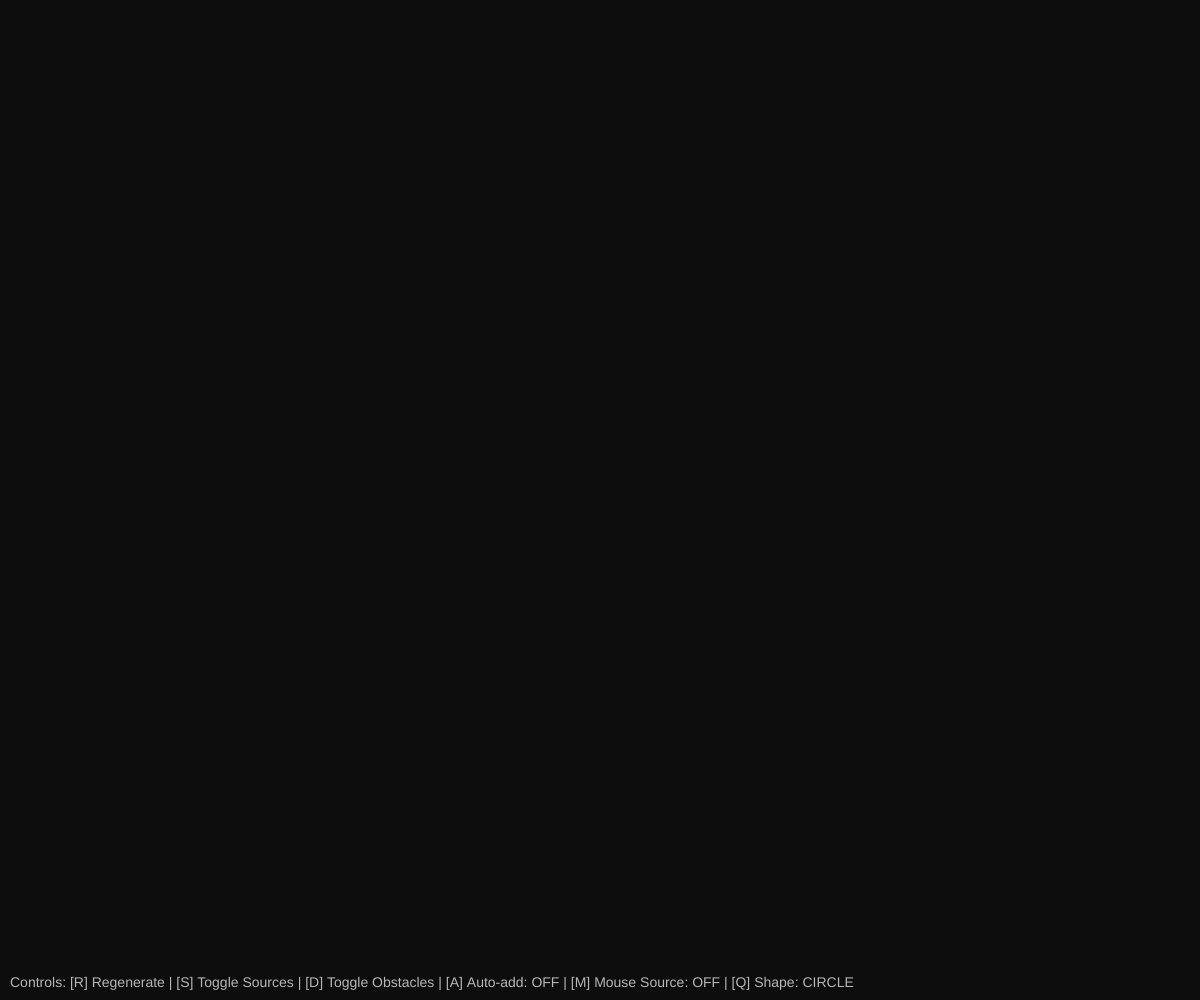
Frame 1 (no input)
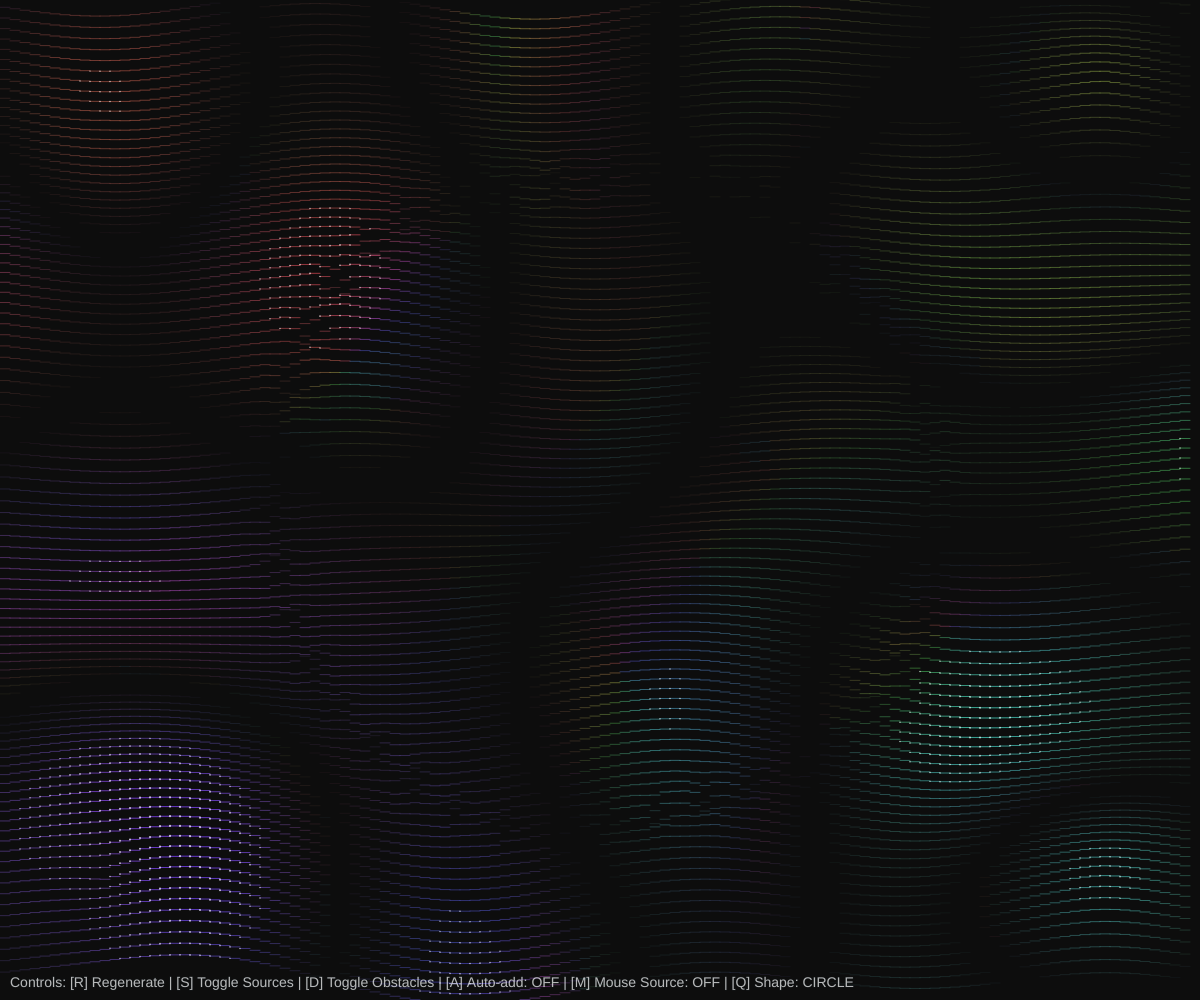
Frame 60 (no input)
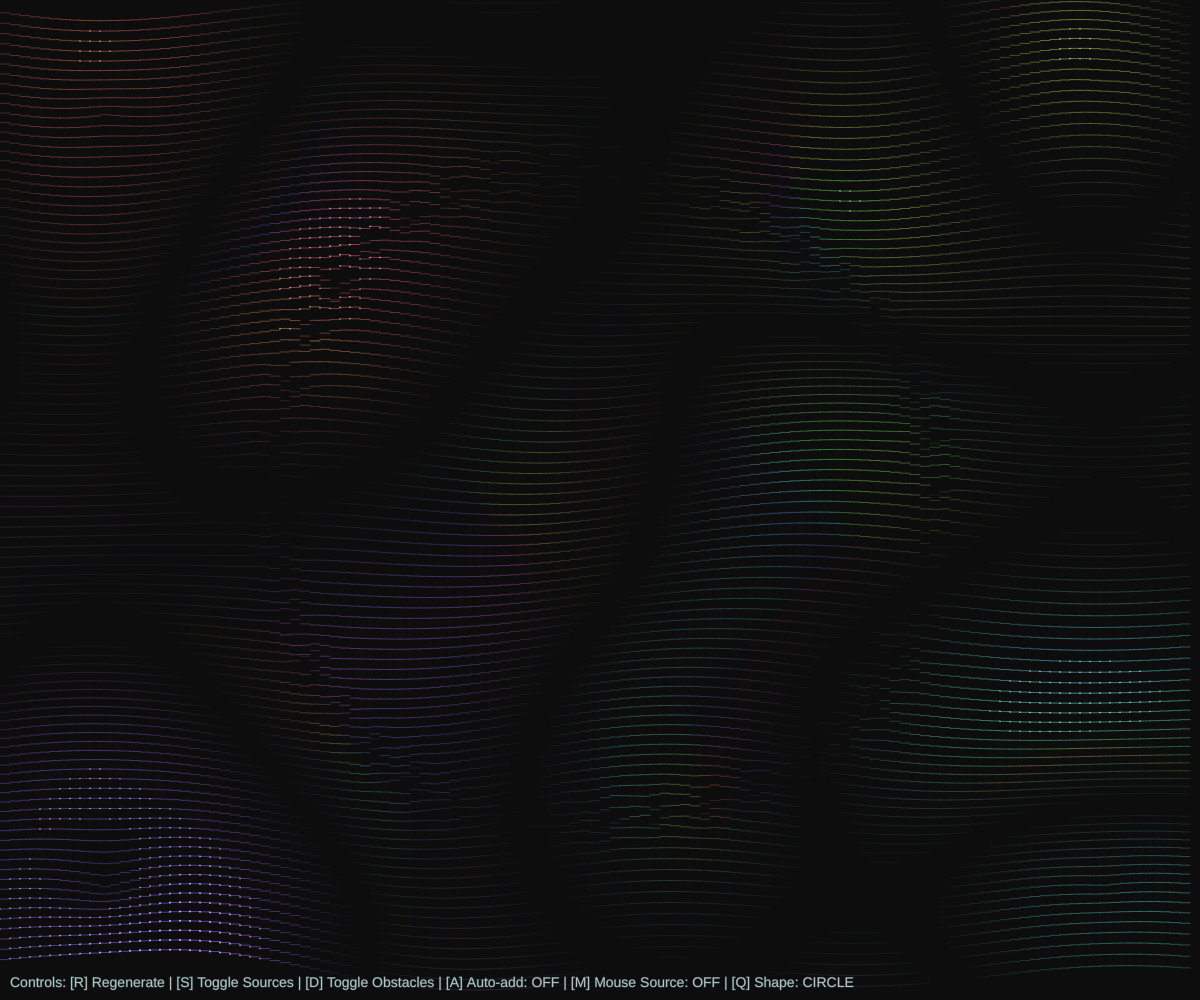
Frame 120 (the mouse pressed at the canvas centre since frame 60)

The p5.js sketch that drew these frames (run headless with seeded random() and noise() and a simulated clock; from frame 60 on, the mouse is pressed at the canvas centre):

// p5.js sketch
// ── sketch.js
let obstacles = [];
let waveSpeed = 0.008;
let waveAmplitude = 30;
let gridSize = 10;
let cols, rows;
let waveField = [];
let waveSources = [];
let allWaveSources = []; // Store all potential wave sources
let showSources = false;
let showObstacleOutlines = false;
let autoAddSources = false;
let lastSourceAddTime = 0;
let sourceAddInterval = 3000; // 3 seconds in milliseconds
let maxSources = 4;
let enableMouseSource = false;
let obstacleShape = "circle"; // 'circle' or 'square'

// Harmony and discord system
let harmonyState = 0; // -1 to 1, where 1 is perfect harmony, -1 is maximum discord
let lastHarmonyCheck = 0;
let harmonyCheckInterval = 100; // Check every 100ms
let frequencyDriftRate = 0.001; // How fast frequencies drift
let harmonyThreshold = 0.7; // Threshold for considering sources "in harmony"
let discordEvents = []; // Track discord events for dynamic source changes

function setup() {
  createCanvas(windowWidth, windowHeight);
  colorMode(HSB, 360, 100, 100);

  cols = Math.floor(width / gridSize);
  rows = Math.floor(height / gridSize);

  // Initialize wave field - now stores both amplitude and dominant color
  waveField = Array(cols)
    .fill()
    .map(() =>
      Array(rows)
        .fill()
        .map(() => ({
          amplitude: 0,
          hue: 200,
          sourceInfluence: [],
        }))
    );

  // Create wave sources (representing different speakers)
  createWaveSources();

  // Create invisible obstacles
  createObstacles();
}

function createWaveSources() {
  allWaveSources = [];
  let numSources = 4; // Fixed 4 speakers

  // Position sources near screen corners with slight offset
  let margin = min(width, height) * 0.1; // Distance from exact corner
  let positions = [
    { x: margin, y: margin }, // Top-left
    { x: width - margin, y: margin }, // Top-right
    { x: width - margin, y: height - margin }, // Bottom-right
    { x: margin, y: height - margin }, // Bottom-left
  ];

  for (let i = 0; i < numSources; i++) {
    allWaveSources.push({
      baseX: positions[i].x,
      baseY: positions[i].y,
      x: positions[i].x,
      y: positions[i].y,
      noiseOffsetX: random(1000),
      noiseOffsetY: random(2000),
      hue: (i * 90 + random(-15, 15)) % 360, // Different colors for each corner
      baseFrequency: random(0.008, 0.018), // Base frequency
      frequency: random(0.008, 0.018), // Current frequency (will drift)
      targetFrequency: random(0.008, 0.018), // Target frequency for smooth transitions
      phase: random(TWO_PI),
      intensity: random(0.6, 1.0),
      timeOffset: random(TWO_PI),
      id: i,
      harmonicTendency: random(-1, 1), // Tendency towards harmony or discord
      lastFrequencyChange: 0,
    });
  }

  // Start with first source if auto-add is enabled, otherwise start with all
  if (autoAddSources) {
    waveSources = allWaveSources.length > 0 ? [allWaveSources[0]] : [];
    lastSourceAddTime = millis();
  } else {
    waveSources = [...allWaveSources];
  }
}

function createObstacles() {
  obstacles = [];

  let centerX = width / 2;
  let centerY = height / 2;
  let baseSize = min(width, height) * 0.35; // Base size for both shapes

  if (obstacleShape === "circle") {
    // Create single deformed circle at center
    let pointsInCircle = 40; // More points for smoother circle

    for (let i = 0; i < pointsInCircle; i++) {
      let angle = (i / pointsInCircle) * TWO_PI;

      // Add smooth noise-based distortion
      let noiseScale = 0.01;
      let noiseOffset = 1000;
      let radiusNoise = noise(
        cos(angle) * noiseScale + noiseOffset,
        sin(angle) * noiseScale + noiseOffset,
        frameCount * 0.005
      );

      // Smooth radius variation using noise (less distortion for clearer shape)
      let radiusVariation = 0.85 + radiusNoise * 0.3;
      let finalRadius = baseSize * radiusVariation;

      // Calculate position
      let x = centerX + cos(angle) * finalRadius;
      let y = centerY + sin(angle) * finalRadius;

      obstacles.push({
        x: x,
        y: y,
        radius: random(20, 35),
        strength: random(0.8, 0.95),
        clusterId: 0,
        angle: angle,
        shapeType: "circle",
      });
    }
  } else if (obstacleShape === "square") {
    // Create deformed square
    let halfSize = baseSize;
    let pointsPerSide = 12; // More points per side for clearer shape

    // Create points along each side of the square
    for (let side = 0; side < 4; side++) {
      for (let i = 0; i < pointsPerSide; i++) {
        let t = i / (pointsPerSide - 1); // 0 to 1 along each side
        let x, y, angle;

        // Calculate base position on square perimeter
        switch (side) {
          case 0: // Top side
            x = centerX + (t - 0.5) * 2 * halfSize;
            y = centerY - halfSize;
            angle = atan2(y - centerY, x - centerX);
            break;
          case 1: // Right side
            x = centerX + halfSize;
            y = centerY + (t - 0.5) * 2 * halfSize;
            angle = atan2(y - centerY, x - centerX);
            break;
          case 2: // Bottom side
            x = centerX + (0.5 - t) * 2 * halfSize;
            y = centerY + halfSize;
            angle = atan2(y - centerY, x - centerX);
            break;
          case 3: // Left side
            x = centerX - halfSize;
            y = centerY + (0.5 - t) * 2 * halfSize;
            angle = atan2(y - centerY, x - centerX);
            break;
        }

        // Add noise-based distortion
        let noiseScale = 0.02;
        let noiseOffset = 2000;
        let distortionNoise = noise(
          x * noiseScale + noiseOffset,
          y * noiseScale + noiseOffset,
          frameCount * 0.005
        );

        // Apply distortion (reduced for clearer square shape)
        let distortion = (distortionNoise - 0.5) * 20;
        let distance = sqrt(
          (x - centerX) * (x - centerX) + (y - centerY) * (y - centerY)
        );
        let normalizedX = (x - centerX) / distance;
        let normalizedY = (y - centerY) / distance;

        x += normalizedX * distortion;
        y += normalizedY * distortion;

        obstacles.push({
          x: x,
          y: y,
          radius: random(20, 35),
          strength: random(0.8, 0.95),
          clusterId: 0,
          angle: angle,
          side: side,
          sidePosition: t,
          shapeType: "square",
        });
      }
    }
  }
}

function draw() {
  background(0, 0, 5);

  let time = frameCount * waveSpeed;

  // Update obstacle positions with smooth noise-based animation
  updateObstacles();

  // Update wave source positions with smooth noise
  updateWaveSourcePositions();

  // Update harmony/discord system
  updateHarmonySystem();

  // Auto-add wave sources over time
  if (autoAddSources && waveSources.length < allWaveSources.length) {
    if (millis() - lastSourceAddTime > sourceAddInterval) {
      waveSources.push(allWaveSources[waveSources.length]);
      lastSourceAddTime = millis();
    }
  }

  // Calculate wave field (skip every other frame for performance)
  if (frameCount % 2 === 0) {
    for (let x = 0; x < cols; x++) {
      for (let y = 0; y < rows; y++) {
        let worldX = x * gridSize;
        let worldY = y * gridSize;

        let totalAmplitude = 0;
        let colorWeights = [];
        let totalWeight = 0;

        // Calculate contribution from each wave source
        for (let source of waveSources) {
          let dx = worldX - source.x;
          let dy = worldY - source.y;
          let distance = sqrt(dx * dx + dy * dy);

          // Distance-based amplitude falloff
          let distanceInfluence = 1 / (1 + distance * 0.003);

          // Calculate wave from this source (outward propagation)
          let waveContribution =
            sin(distance * source.frequency - time + source.timeOffset) *
            source.intensity *
            distanceInfluence;

          totalAmplitude += waveContribution;

          // Weight for color mixing based on contribution strength
          let weight = abs(waveContribution) * distanceInfluence;
          colorWeights.push({ hue: source.hue, weight: weight });
          totalWeight += weight;
        }

        // Add mouse cursor as wave source (if enabled)
        if (
          enableMouseSource &&
          mouseX > 0 &&
          mouseY > 0 &&
          mouseX < width &&
          mouseY < height
        ) {
          let dx = worldX - mouseX;
          let dy = worldY - mouseY;
          let distance = sqrt(dx * dx + dy * dy);

          // Distance-based amplitude falloff
          let distanceInfluence = 1 / (1 + distance * 0.003);

          // Mouse wave with distinct properties
          let mouseWaveContribution =
            sin(distance * 0.012 - time) * 0.8 * distanceInfluence;

          totalAmplitude += mouseWaveContribution;

          // Mouse has a distinct color (white/cyan)
          let mouseWeight = abs(mouseWaveContribution) * distanceInfluence;
          colorWeights.push({ hue: 180, weight: mouseWeight });
          totalWeight += mouseWeight;
        }

        // Apply obstacle influence
        let obstacleInfluence = 1.0;

        for (let obstacle of obstacles) {
          let dx = worldX - obstacle.x;
          let dy = worldY - obstacle.y;
          let distSq = dx * dx + dy * dy;
          let radiusSq = obstacle.radius * obstacle.radius;

          if (distSq < radiusSq * 4) {
            // Increased influence radius
            let distance = sqrt(distSq);

            if (distance < obstacle.radius) {
              let influence = 1 - distance / obstacle.radius;
              influence = influence * influence * influence; // Stronger falloff curve
              obstacleInfluence *= 1 - influence * obstacle.strength;
            }

            // Extended diffraction effect
            if (distance < obstacle.radius * 2) {
              let angle = atan2(dy, dx);
              let diffraction = sin(angle * 3 + time * 2) * 0.15;
              let diffractionStrength = 1 - distance / (obstacle.radius * 2);
              totalAmplitude +=
                diffraction * diffractionStrength * diffractionStrength;
            }
          }
        }

        // Calculate mixed color based on wave source contributions
        let mixedHue = 200; // default
        if (totalWeight > 0.1) {
          let hueX = 0,
            hueY = 0;
          for (let cw of colorWeights) {
            let normalizedWeight = cw.weight / totalWeight;
            hueX += cos(radians(cw.hue)) * normalizedWeight;
            hueY += sin(radians(cw.hue)) * normalizedWeight;
          }
          mixedHue = (degrees(atan2(hueY, hueX)) + 360) % 360;
        }

        waveField[x][y] = {
          amplitude: totalAmplitude * obstacleInfluence,
          hue: mixedHue,
          sourceInfluence: colorWeights,
        };
      }
    }
  }

  // Render waves
  renderWaves();

  // Show wave sources if enabled
  if (showSources) {
    drawWaveSources();
    if (enableMouseSource) {
      drawMouseSource();
    }
  }

  // Show obstacle boundaries if enabled
  if (showObstacleOutlines) {
    showObstacles();
  }

  // Draw harmony meter
  // drawHarmonyMeter();

  // Show controls and status at bottom of screen
  fill(0, 0, 100, 0.7);
  textAlign(LEFT, BOTTOM);
  textSize(14);
  let controlText =
    "Controls: [R] Regenerate | [S] Toggle Sources | [D] Toggle Obstacles | [A] Auto-add: " +
    (autoAddSources ? "ON" : "OFF") +
    " | [M] Mouse Source: " +
    (enableMouseSource ? "ON" : "OFF") +
    " | [Q] Shape: " +
    obstacleShape.toUpperCase();

  if (autoAddSources) {
    controlText +=
      " | Active Sources: " + waveSources.length + "/" + allWaveSources.length;
    if (waveSources.length < allWaveSources.length) {
      let timeLeft = sourceAddInterval - (millis() - lastSourceAddTime);
      controlText += " | Next in: " + ceil(timeLeft / 1000) + "s";
    }
  }

  text(controlText, 10, height - 10);
}

function updateWaveSourcePositions() {
  for (let source of allWaveSources) {
    // Smooth noise-based position variation
    let noiseScale = 0.002;
    let noiseX = noise(source.noiseOffsetX + frameCount * noiseScale);
    let noiseY = noise(source.noiseOffsetY + frameCount * noiseScale);

    // Small smooth variations around base position
    let variationAmount = 15;
    source.x = source.baseX + (noiseX - 0.5) * variationAmount;
    source.y = source.baseY + (noiseY - 0.5) * variationAmount;
  }
}

function updateHarmonySystem() {
  if (millis() - lastHarmonyCheck > harmonyCheckInterval) {
    // Calculate current harmony state
    harmonyState = calculateHarmony();

    // Update frequency drifts based on harmony tendency
    for (let source of allWaveSources) {
      updateSourceFrequency(source);
    }

    // Check for discord events that might trigger source changes
    checkDiscordEvents();

    lastHarmonyCheck = millis();
  }
}

function calculateHarmony() {
  if (waveSources.length < 2) return 0;

  let harmonyScore = 0;
  let comparisons = 0;

  // Compare all pairs of active wave sources
  for (let i = 0; i < waveSources.length; i++) {
    for (let j = i + 1; j < waveSources.length; j++) {
      let source1 = waveSources[i];
      let source2 = waveSources[j];

      // Calculate frequency ratio
      let ratio = source1.frequency / source2.frequency;

      // Check for harmonic relationships (octaves, fifths, etc.)
      let harmonicScore = calculateHarmonicScore(ratio);
      harmonyScore += harmonicScore;
      comparisons++;
    }
  }

  return comparisons > 0 ? harmonyScore / comparisons : 0;
}

function calculateHarmonicScore(ratio) {
  // Common harmonic ratios and their scores
  let harmonicRatios = [
    { ratio: 1.0, score: 1.0 }, // Unison
    { ratio: 2.0, score: 0.9 }, // Octave
    { ratio: 1.5, score: 0.8 }, // Perfect fifth
    { ratio: 1.33, score: 0.7 }, // Perfect fourth
    { ratio: 1.25, score: 0.6 }, // Major third
    { ratio: 1.2, score: 0.5 }, // Minor third
  ];

  let bestScore = -1; // Start with maximum discord

  for (let harmonic of harmonicRatios) {
    // Check both the ratio and its inverse
    let distance1 = abs(ratio - harmonic.ratio);
    let distance2 = abs(ratio - 1 / harmonic.ratio);
    let minDistance = min(distance1, distance2);

    // Tolerance for harmonic detection
    if (minDistance < 0.1) {
      let score = harmonic.score * (1 - minDistance / 0.1);
      bestScore = max(bestScore, score);
    }
  }

  return bestScore;
}

function updateSourceFrequency(source) {
  // Gradual frequency drift based on harmonic tendency
  let driftAmount = source.harmonicTendency * frequencyDriftRate;

  // Influence from current harmony state
  if (harmonyState > harmonyThreshold) {
    // In harmony - sources tend to align frequencies
    let avgFrequency = getAverageFrequency();
    source.targetFrequency = lerp(source.targetFrequency, avgFrequency, 0.02);
  } else if (harmonyState < -harmonyThreshold) {
    // In discord - sources drift apart
    driftAmount *= 3; // Accelerate drift during discord
    source.targetFrequency += driftAmount * (random() - 0.5);
  } else {
    // Neutral state - natural drift
    source.targetFrequency += driftAmount * (random() - 0.5);
  }

  // Constrain frequency to reasonable bounds
  source.targetFrequency = constrain(source.targetFrequency, 0.005, 0.025);

  // Smooth transition to target frequency
  source.frequency = lerp(source.frequency, source.targetFrequency, 0.1);
}

function getAverageFrequency() {
  if (waveSources.length === 0) return 0.012;

  let sum = 0;
  for (let source of waveSources) {
    sum += source.frequency;
  }
  return sum / waveSources.length;
}

function checkDiscordEvents() {
  // Detect significant discord events
  if (harmonyState < -0.8 && random() < 0.02) {
    // Record discord event
    discordEvents.push({
      time: millis(),
      severity: abs(harmonyState),
    });

    // Trigger potential source changes
    triggerDiscordResponse();
  }

  // Clean up old events
  discordEvents = discordEvents.filter(
    (event) => millis() - event.time < 10000
  );
}

function triggerDiscordResponse() {
  // Randomly choose a response to discord
  let responseType = random();

  if (responseType < 0.3 && waveSources.length < allWaveSources.length) {
    // Add a new disruptive source
    addDisruptiveSource();
  } else if (responseType < 0.6 && waveSources.length > 1) {
    // Remove a conflicting source
    removeConflictingSource();
  } else {
    // Dramatically shift all frequencies
    for (let source of waveSources) {
      source.targetFrequency = random(0.005, 0.025);
      source.harmonicTendency = random(-1, 1);
    }
  }
}

function addDisruptiveSource() {
  // Find an inactive source to add
  for (let source of allWaveSources) {
    if (!waveSources.includes(source)) {
      // Make it disruptive
      source.frequency = random(0.005, 0.025);
      source.targetFrequency = source.frequency;
      source.harmonicTendency = random(-1, -0.5); // Tend towards discord

      waveSources.push(source);
      break;
    }
  }
}

function removeConflictingSource() {
  // Remove the source with the highest discord tendency
  let mostDiscordant = null;
  let maxDiscord = 0;

  for (let source of waveSources) {
    if (source.harmonicTendency < maxDiscord) {
      maxDiscord = source.harmonicTendency;
      mostDiscordant = source;
    }
  }

  if (mostDiscordant) {
    let index = waveSources.indexOf(mostDiscordant);
    if (index > -1) {
      waveSources.splice(index, 1);
    }
  }
}

function updateObstacles() {
  let centerX = width / 2;
  let centerY = height / 2;
  let baseSize = min(width, height) * 0.35;

  // Modify base size and strength based on harmony state
  let harmonySizeMultiplier = 1.0;
  let harmonyStrengthMultiplier = 1.0;

  if (harmonyState > harmonyThreshold) {
    // In harmony - obstacle becomes more defined and stable
    harmonySizeMultiplier = 1.2;
    harmonyStrengthMultiplier = 1.5;
  } else if (harmonyState < -harmonyThreshold) {
    // In discord - obstacle becomes fragmented and weaker
    harmonySizeMultiplier = 0.7;
    harmonyStrengthMultiplier = 0.5;
  }

  baseSize *= harmonySizeMultiplier;

  for (let i = 0; i < obstacles.length; i++) {
    let obstacle = obstacles[i];

    // Update strength based on harmony
    obstacle.strength =
      obstacle.strength * 0.9 + 0.8 * harmonyStrengthMultiplier * 0.1;
    obstacle.strength = constrain(obstacle.strength, 0.1, 1.0);

    if (obstacle.shapeType === "circle") {
      // Update circle obstacles
      let noiseScale = 0.01;
      let noiseOffset = 1000;

      // Modify noise intensity based on harmony state
      let noiseIntensity = harmonyState > 0 ? 0.15 : 0.5; // More chaotic during discord

      let radiusNoise = noise(
        cos(obstacle.angle) * noiseScale + noiseOffset,
        sin(obstacle.angle) * noiseScale + noiseOffset,
        frameCount * 0.005
      );

      let radiusVariation = 0.85 + radiusNoise * noiseIntensity;
      let finalRadius = baseSize * radiusVariation;

      obstacle.x = centerX + cos(obstacle.angle) * finalRadius;
      obstacle.y = centerY + sin(obstacle.angle) * finalRadius;
    } else if (obstacle.shapeType === "square") {
      // Update square obstacles
      let halfSize = baseSize;
      let x, y;

      // Calculate base position on square perimeter
      switch (obstacle.side) {
        case 0: // Top side
          x = centerX + (obstacle.sidePosition - 0.5) * 2 * halfSize;
          y = centerY - halfSize;
          break;
        case 1: // Right side
          x = centerX + halfSize;
          y = centerY + (obstacle.sidePosition - 0.5) * 2 * halfSize;
          break;
        case 2: // Bottom side
          x = centerX + (0.5 - obstacle.sidePosition) * 2 * halfSize;
          y = centerY + halfSize;
          break;
        case 3: // Left side
          x = centerX - halfSize;
          y = centerY + (0.5 - obstacle.sidePosition) * 2 * halfSize;
          break;
      }

      // Add noise-based distortion (modified by harmony state)
      let noiseScale = 0.02;
      let noiseOffset = 2000;
      let distortionNoise = noise(
        x * noiseScale + noiseOffset,
        y * noiseScale + noiseOffset,
        frameCount * 0.005
      );

      // Apply distortion - more chaotic during discord
      let distortionIntensity = harmonyState > 0 ? 10 : 30;
      let distortion = (distortionNoise - 0.5) * distortionIntensity;
      let distance = sqrt(
        (x - centerX) * (x - centerX) + (y - centerY) * (y - centerY)
      );
      let normalizedX = (x - centerX) / distance;
      let normalizedY = (y - centerY) / distance;

      obstacle.x = x + normalizedX * distortion;
      obstacle.y = y + normalizedY * distortion;
    }
  }
}

function renderWaves() {
  strokeWeight(1);
  noFill();

  // Render at higher resolution with shorter lines
  for (let x = 0; x < cols - 1; x += 1) {
    for (let y = 0; y < rows - 1; y += 1) {
      let worldX = x * gridSize;
      let worldY = y * gridSize;

      let waveData = waveField[x][y];
      let amplitude = waveData.amplitude * waveAmplitude;
      let intensity = abs(amplitude) / waveAmplitude;

      if (intensity > 0.08) {
        // Use the mixed color from wave sources
        let brightness = 60 + intensity * 40;
        let saturation = 40 + intensity * 30;
        stroke(waveData.hue, saturation, brightness, intensity * 0.7);

        // Draw shorter wave line per grid point
        line(worldX, worldY + amplitude, worldX + gridSize, worldY + amplitude);
      }

      // Fewer high-intensity points with source-based colors
      if (intensity > 0.7) {
        fill(waveData.hue, 20, brightness + 30, intensity * 0.6);
        noStroke();
        circle(worldX, worldY + amplitude, intensity * 2);
        noFill();
      }
    }
  }
}

function drawWaveSources() {
  strokeWeight(2);

  // Draw active sources
  for (let i = 0; i < waveSources.length; i++) {
    let source = waveSources[i];

    // Draw pulsing circle for each wave source
    let pulseSize = 20 + sin(frameCount * 0.1 + source.timeOffset) * 8;

    // Outer glow
    fill(source.hue, 60, 80, 0.3);
    noStroke();
    circle(source.x, source.y, pulseSize * 2);

    // Inner core
    fill(source.hue, 80, 90, 0.8);
    circle(source.x, source.y, pulseSize);

    // Label with speaker number
    fill(0, 0, 100, 0.9);
    textAlign(CENTER, CENTER);
    textSize(12);
    text("S" + (source.id + 1), source.x, source.y);

    // Show influence radius faintly
    noFill();
    stroke(source.hue, 40, 60, 0.2);
    strokeWeight(1);
    circle(source.x, source.y, 200); // approximate influence radius
  }

  // Draw inactive sources (waiting to be added) with lower opacity
  if (autoAddSources) {
    strokeWeight(1);
    for (let i = waveSources.length; i < allWaveSources.length; i++) {
      let source = allWaveSources[i];

      // Faded outline only
      noFill();
      stroke(source.hue, 30, 50, 0.3);
      circle(source.x, source.y, 15);

      // Faded label
      fill(0, 0, 70, 0.4);
      textAlign(CENTER, CENTER);
      textSize(10);
      text("S" + (source.id + 1), source.x, source.y);
    }
  }
}

function drawMouseSource() {
  if (mouseX > 0 && mouseY > 0 && mouseX < width && mouseY < height) {
    strokeWeight(2);

    // Draw pulsing circle for mouse cursor
    let pulseSize = 15 + sin(frameCount * 0.15) * 5;

    // Outer glow
    fill(180, 60, 90, 0.4);
    noStroke();
    circle(mouseX, mouseY, pulseSize * 2.5);

    // Inner core
    fill(180, 80, 100, 0.9);
    circle(mouseX, mouseY, pulseSize);

    // Label
    fill(0, 0, 100, 0.9);
    textAlign(CENTER, CENTER);
    textSize(10);
    text("YOU", mouseX, mouseY);

    // Show influence radius
    noFill();
    stroke(180, 40, 70, 0.3);
    strokeWeight(1);
    circle(mouseX, mouseY, 200);
  }
}

function drawHarmonyMeter() {
  // Position meter in top-right corner
  let meterX = width - 180;
  let meterY = 30;
  let meterWidth = 150;
  let meterHeight = 20;

  // Background
  fill(0, 0, 0, 0.7);
  noStroke();
  rect(meterX - 10, meterY - 15, meterWidth + 20, meterHeight + 30, 5);

  // Meter background
  fill(0, 0, 20);
  rect(meterX, meterY, meterWidth, meterHeight, 3);

  // Harmony bar
  let harmonyLevel = (harmonyState + 1) / 2; // Convert from -1,1 to 0,1
  let barWidth = harmonyLevel * meterWidth;

  // Color based on harmony state
  let meterHue, meterSat, meterBright;
  if (harmonyState > harmonyThreshold) {
    // Harmony - green/blue
    meterHue = 120 + (harmonyState - harmonyThreshold) * 60;
    meterSat = 80;
    meterBright = 80;
  } else if (harmonyState < -harmonyThreshold) {
    // Discord - red/orange
    meterHue = 0;
    meterSat = 90;
    meterBright = 70 + abs(harmonyState) * 30;
  } else {
    // Neutral - purple/blue
    meterHue = 260;
    meterSat = 40;
    meterBright = 60;
  }

  fill(meterHue, meterSat, meterBright, 0.8);
  rect(meterX, meterY, barWidth, meterHeight, 3);

  // Center line (neutral point)
  stroke(0, 0, 100, 0.5);
  strokeWeight(1);
  line(
    meterX + meterWidth / 2,
    meterY,
    meterX + meterWidth / 2,
    meterY + meterHeight
  );

  // Labels
  fill(0, 0, 100, 0.9);
  textAlign(CENTER, TOP);
  textSize(10);
  text("DISCORD", meterX, meterY + meterHeight + 5);
  text("HARMONY", meterX + meterWidth, meterY + meterHeight + 5);

  // Current state text
  textAlign(CENTER, BOTTOM);
  textSize(12);
  let stateText = "";
  if (harmonyState > harmonyThreshold) {
    stateText = "HARMONY";
  } else if (harmonyState < -harmonyThreshold) {
    stateText = "DISCORD";
  } else {
    stateText = "NEUTRAL";
  }
  text(stateText, meterX + meterWidth / 2, meterY - 5);

  // Discord event indicators
  if (discordEvents.length > 0) {
    fill(0, 90, 90, 0.6);
    textAlign(LEFT, TOP);
    textSize(10);
    text(
      "Discord Events: " + discordEvents.length,
      meterX - 10,
      meterY + meterHeight + 20
    );
  }
}

function showObstacles() {
  noFill();
  strokeWeight(2);

  // Draw the deformed shape outline
  stroke(180, 60, 50, 0.6);
  beginShape();
  for (let i = 0; i < obstacles.length; i++) {
    let obstacle = obstacles[i];
    if (i === 0) {
      vertex(obstacle.x, obstacle.y);
    } else {
      vertex(obstacle.x, obstacle.y);
    }
  }
  endShape(CLOSE);

  // Draw individual obstacle points
  strokeWeight(1);
  stroke(180, 80, 40, 0.4);
  for (let obstacle of obstacles) {
    circle(obstacle.x, obstacle.y, obstacle.radius * 2);
  }
}

function keyPressed() {
  if (key === "r" || key === "R") {
    createWaveSources();
    createObstacles();
  } else if (key === "s" || key === "S") {
    showSources = !showSources;
  } else if (key === "d" || key === "D") {
    showObstacleOutlines = !showObstacleOutlines;
  } else if (key === "a" || key === "A") {
    autoAddSources = !autoAddSources;
    if (autoAddSources) {
      // Reset to first source and start timer
      waveSources = allWaveSources.length > 0 ? [allWaveSources[0]] : [];
      lastSourceAddTime = millis();
    } else {
      // Show all sources when auto-add is disabled
      waveSources = [...allWaveSources];
    }
  } else if (key === "m" || key === "M") {
    enableMouseSource = !enableMouseSource;
  } else if (key === "q" || key === "Q") {
    obstacleShape = obstacleShape === "circle" ? "square" : "circle";
    createObstacles();
  }
}

function windowResized() {
  resizeCanvas(windowWidth, windowHeight);
  cols = Math.floor(width / gridSize);
  rows = Math.floor(height / gridSize);
  waveField = Array(cols)
    .fill()
    .map(() =>
      Array(rows)
        .fill()
        .map(() => ({
          amplitude: 0,
          hue: 200,
          sourceInfluence: [],
        }))
    );
  createWaveSources();
  createObstacles();
}
